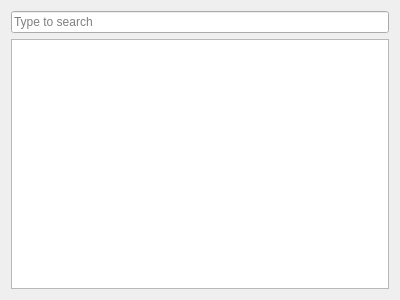
<?xml version="1.0" encoding="UTF-8"?>
<ui version="4.0">
 <class>SearchWindow</class>
 <widget class="QWidget" name="SearchWindow">
  <property name="geometry">
   <rect>
    <x>0</x>
    <y>0</y>
    <width>400</width>
    <height>300</height>
   </rect>
  </property>
  <property name="windowTitle">
   <string>Form</string>
  </property>
  <layout class="QVBoxLayout" name="verticalLayout">
   <item>
    <widget class="QLineEdit" name="lineEdit">
     <property name="placeholderText">
      <string>Type to search</string>
     </property>
    </widget>
   </item>
   <item>
    <widget class="QListView" name="listView"/>
   </item>
  </layout>
 </widget>
 <resources/>
 <connections/>
</ui>
